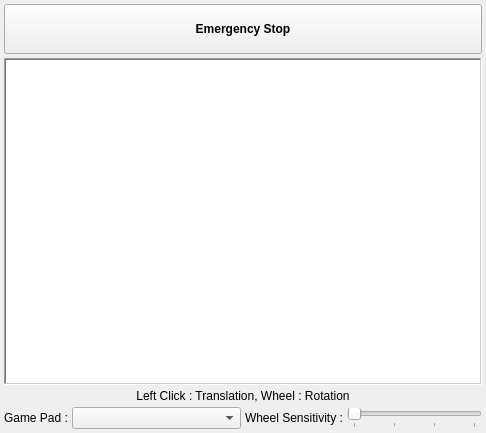
<?xml version="1.0" encoding="UTF-8"?>
<ui version="4.0">
 <class>ControlPad</class>
 <widget class="QWidget" name="ControlPad">
  <property name="geometry">
   <rect>
    <x>0</x>
    <y>0</y>
    <width>486</width>
    <height>433</height>
   </rect>
  </property>
  <property name="windowTitle">
   <string>Control Pad</string>
  </property>
  <layout class="QVBoxLayout" name="verticalLayout">
   <property name="spacing">
    <number>4</number>
   </property>
   <property name="leftMargin">
    <number>4</number>
   </property>
   <property name="topMargin">
    <number>4</number>
   </property>
   <property name="rightMargin">
    <number>4</number>
   </property>
   <property name="bottomMargin">
    <number>4</number>
   </property>
   <item>
    <widget class="QPushButton" name="stopButton">
     <property name="font">
      <font>
       <weight>75</weight>
       <bold>true</bold>
      </font>
     </property>
     <property name="text">
      <string>
Emergency Stop
</string>
     </property>
    </widget>
   </item>
   <item>
    <widget class="QGraphicsView" name="padGraphics">
     <property name="frameShape">
      <enum>QFrame::WinPanel</enum>
     </property>
     <property name="lineWidth">
      <number>2</number>
     </property>
     <property name="verticalScrollBarPolicy">
      <enum>Qt::ScrollBarAlwaysOff</enum>
     </property>
     <property name="horizontalScrollBarPolicy">
      <enum>Qt::ScrollBarAlwaysOff</enum>
     </property>
    </widget>
   </item>
   <item>
    <widget class="QLabel" name="label_2">
     <property name="text">
      <string>Left Click : Translation, Wheel : Rotation</string>
     </property>
     <property name="alignment">
      <set>Qt::AlignCenter</set>
     </property>
    </widget>
   </item>
   <item>
    <layout class="QHBoxLayout" name="horizontalLayout_3" stretch="1,1">
     <property name="spacing">
      <number>4</number>
     </property>
     <item>
      <layout class="QHBoxLayout" name="horizontalLayout">
       <property name="spacing">
        <number>4</number>
       </property>
       <item>
        <widget class="QLabel" name="gamepadLabel">
         <property name="sizePolicy">
          <sizepolicy hsizetype="Maximum" vsizetype="Preferred">
           <horstretch>0</horstretch>
           <verstretch>0</verstretch>
          </sizepolicy>
         </property>
         <property name="text">
          <string>Game Pad :</string>
         </property>
        </widget>
       </item>
       <item>
        <widget class="QComboBox" name="gamepadCombobox"/>
       </item>
      </layout>
     </item>
     <item>
      <layout class="QHBoxLayout" name="horizontalLayout_2">
       <property name="spacing">
        <number>4</number>
       </property>
       <item>
        <widget class="QLabel" name="label_3">
         <property name="text">
          <string>Wheel Sensitivity :</string>
         </property>
        </widget>
       </item>
       <item>
        <widget class="QSlider" name="sensitivitySlider">
         <property name="minimum">
          <number>1</number>
         </property>
         <property name="maximum">
          <number>4</number>
         </property>
         <property name="pageStep">
          <number>1</number>
         </property>
         <property name="orientation">
          <enum>Qt::Horizontal</enum>
         </property>
         <property name="tickPosition">
          <enum>QSlider::TicksBelow</enum>
         </property>
         <property name="tickInterval">
          <number>1</number>
         </property>
        </widget>
       </item>
      </layout>
     </item>
    </layout>
   </item>
  </layout>
 </widget>
 <resources/>
 <connections/>
</ui>
